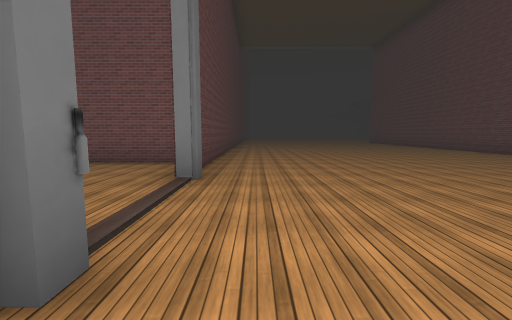
[1] (above)

21 first-person views from a walk through a 3-D level made in the Unity game engine. The camera is 1.4 m above the floor, tilts 6° down and sees 90° across. The floor is counted in squares, 2.22 m on a side. Each view is taken from the middle of a square. On the plan, view 1 faces up. The plan holds only what a view shows up to about 9 squares ahead; the rest is blank. The place goes on beyond the plan. The player character is not drawn. Some animated figures are not drawn. Some surface patterns are stand-ins.

[2]
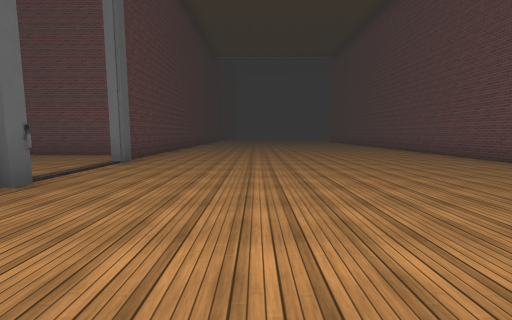

[3]
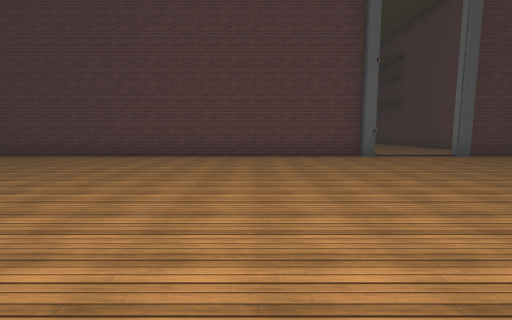

[4]
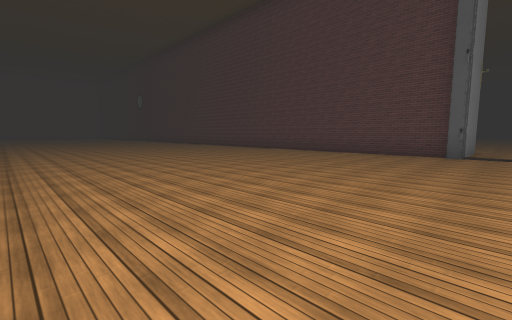

[5]
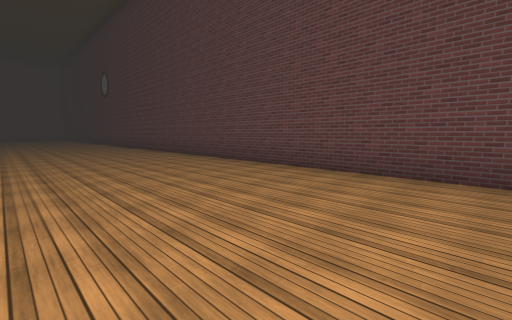

[6]
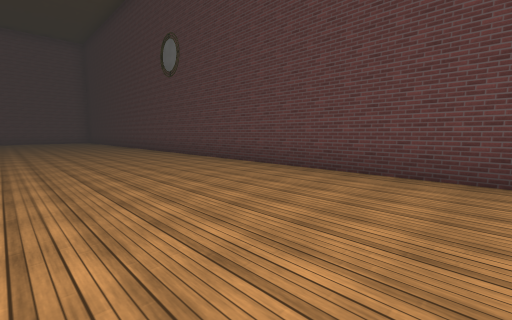

[7]
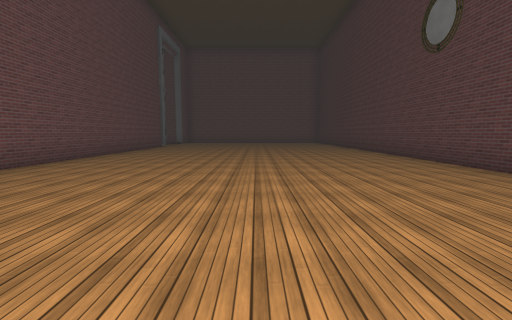

[8]
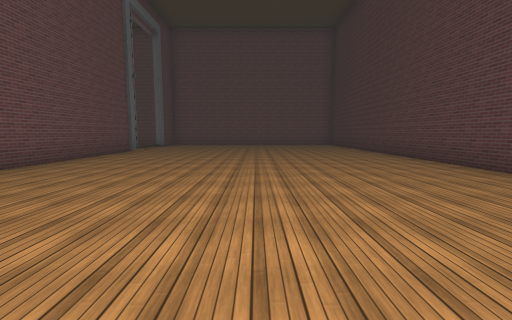

[9]
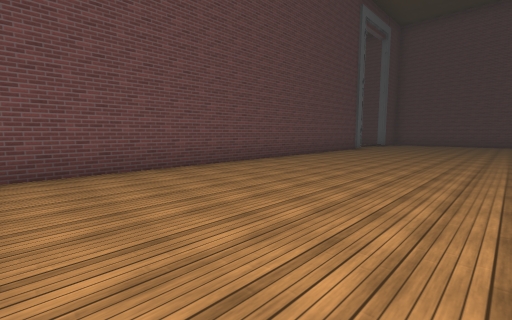

[10]
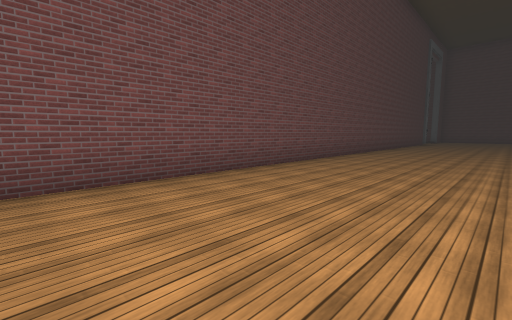

[11]
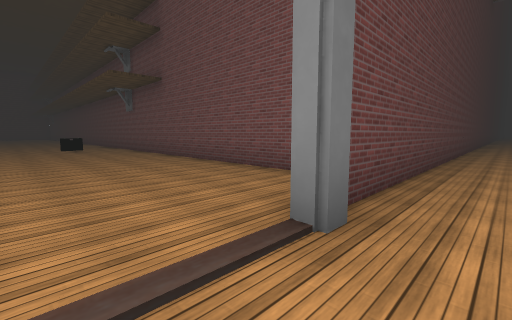

[12]
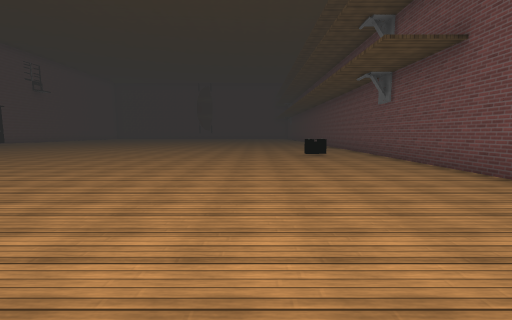

[13]
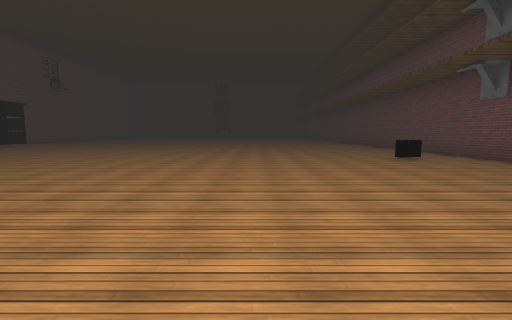

[14]
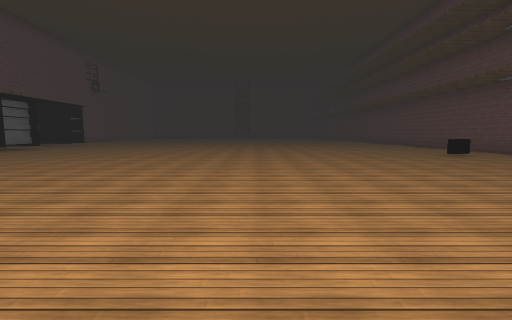

[15]
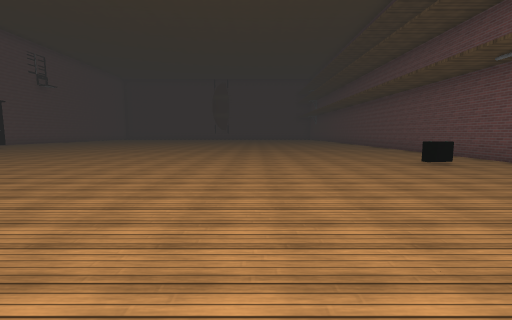

[16]
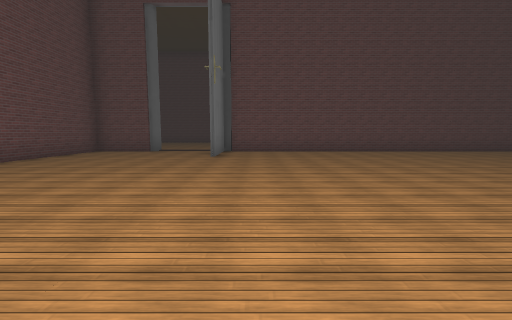

[17]
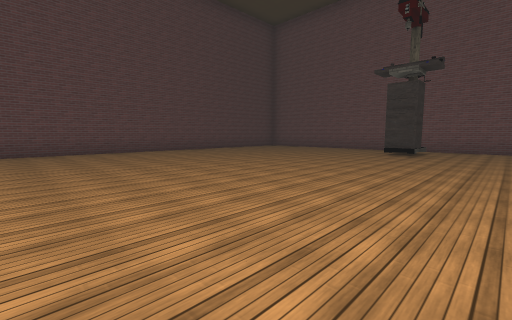

[18]
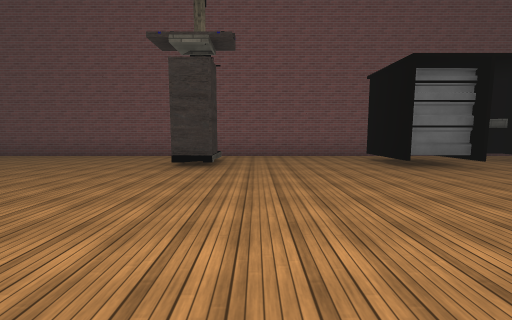

[19]
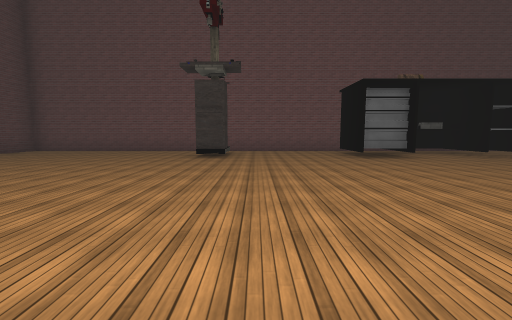

[20]
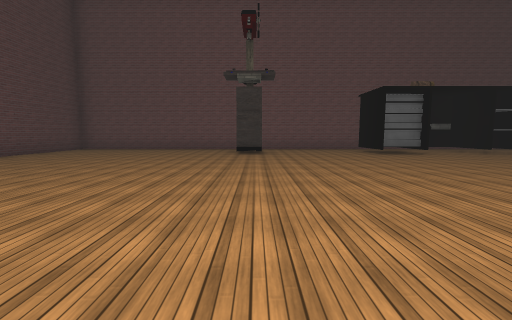

[21]
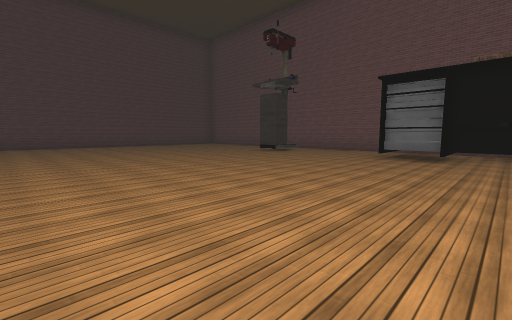

### Floor plan
Points are (right, up) in squares from view 1. A wall is a line through its corners. A room is listed if a view was taken in it or the views show most of it. See-through windows are left out.
Room 1 (views 1, 2, 3, 4, 5, 6, 7, 8, 9, 10, 11)
walls: (-1, 0.9) (-1, -25.1); (-0.8, 1.2) (-0.8, 0.8); (7.4, 3.4) (7.4, 9.1); (-1, 10.5) (-1, 3.8); (7.4, -25.1) (7.4, -8.9)
ways out: opening at (-1, 2.5) to room 2
Room 2 (views 12, 13, 14, 15, 16, 17, 18, 19, 20, 21)
walls: (-3.2, 1.2) (-0.8, 1.2); (-8.2, -12.1) (-8.2, -10.7) (-7.3, -10.7); (-13, -10.7) (-11.7, -10.7) (-11.7, -12.2); (-1.2, 3.4) (-1.2, 5.5) (-14.1, 5.5); (-13, -12.2) (-13, -10.4); (-14.6, -11.5) (-13, -11.5); (-14.6, -12.2) (-11.8, -12.2); (-13.2, -13.1) (-1.9, -13.1); (-1.2, -13.1) (-1.2, 1.1) (-3.2, 1.1)
ways out: opening at (-1, 2.5) to room 1; gap at (-8, -12)
objects: other object (-10, 4)

Where each view was taken, in squares from view 1:
view 1: 0 up, 0 right, facing up
view 2: 2 down, 2 right, facing up
view 3: 2 down, 6 right, facing left
view 4: 2 up, 7 right, facing down-left
view 5: 4 down, 3 right, facing down-left
view 6: 11 down, 3 right, facing down-left
view 7: 13 down, 3 right, facing down
view 8: 16 down, 3 right, facing down
view 9: 15 down, 3 right, facing down-right
view 10: 9 down, 4 right, facing down-right
view 11: 2 up, 0 right, facing up-left
view 12: 2 up, 3 left, facing left
view 13: 0 up, 4 left, facing left
view 14: 2 down, 3 left, facing left
view 15: 0 up, 5 left, facing left
view 16: 0 up, 10 left, facing right
view 17: 3 down, 10 left, facing down-right
view 18: 6 down, 9 left, facing down
view 19: 4 down, 9 left, facing down
view 20: 3 down, 8 left, facing down
view 21: 4 down, 14 left, facing down-right
